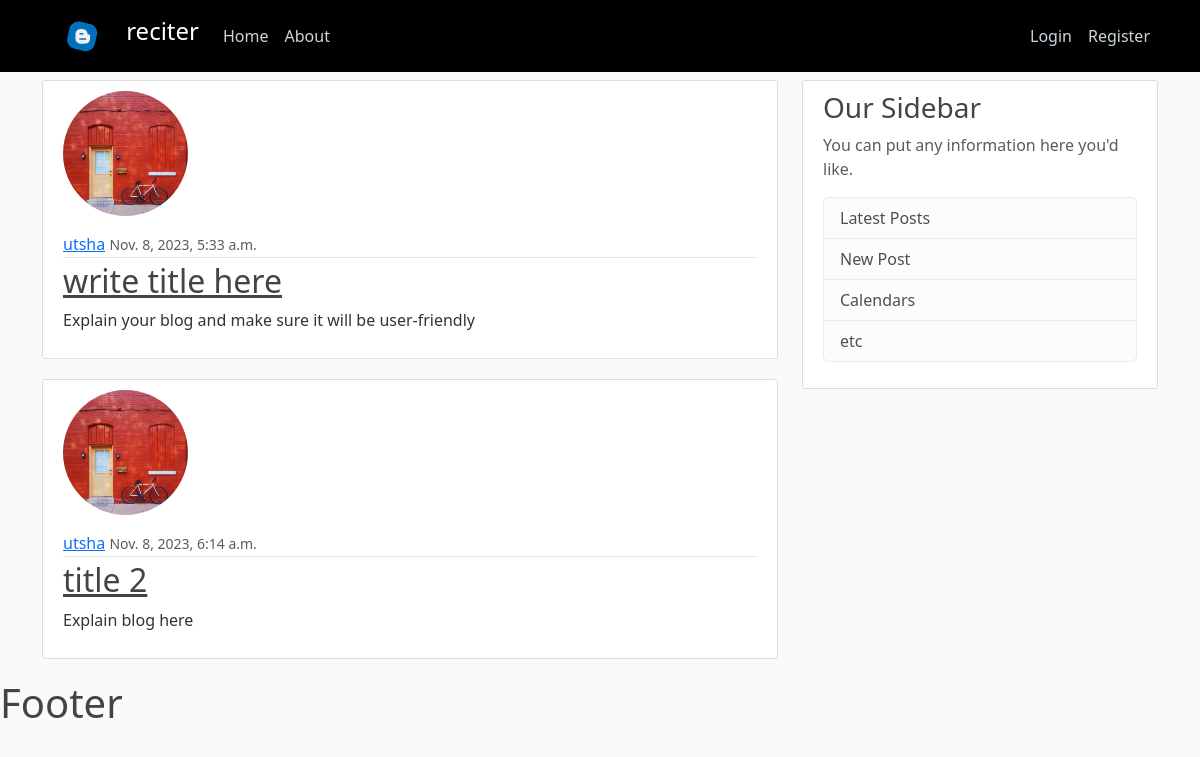
Page /yourblog/ on the committed database.
### blog/models.py (models this page shows, shortened)
class PostBlog(models.Model):
    creatorName = models.CharField(max_length=50)
    blogImage = models.ImageField(default="https://d2v9ipibika81v.cloudfront.net/uploads/sites/210/Profile-Icon.png", upload_to="blog_pics")
    title = models.CharField(max_length=200)
    description = models.TextField()
    category = models.CharField(max_length=50)
    publishDate = models.DateTimeField(default=timezone.now)
    author = models.ForeignKey(User, on_delete=models.CASCADE)

### users/models.py (models this page shows)
class Profile(models.Model):
    user = models.OneToOneField(User, on_delete=models.CASCADE)
    image = models.ImageField(default="https://d2v9ipibika81v.cloudfront.net/uploads/sites/210/Profile-Icon.png", upload_to="proifile_pics")

### blog/views.py (the view)
# urls.py: path('yourblog/', views.yourBlog, name="yourBlog"),
def yourBlog(request):
    postedBlog = PostBlog.objects.all()
    return render(request, 'blog/yourBlog.html', {"blogPost": postedBlog})

### blog/templates/blog/yourBlog.html (shortened to what this page needs)
{% extends "blog/base.html" %}
        {%block content%}
        {% for blog in blogPost%}
            {% if 'utsha' == 'utsha' %}
            <article class="media content-section">
                <img class="rounded-circle account-img" src="{{ blog.author.profile.image.url }}">
                <div class="media-body">
                  <div class="article-metadata">
                    <a class="mr-2" href="#">{{ blog.author }}</a>
                    <small class="text-muted">{{ blog.publishDate }}</small>
                  </div>
                  <h2><a class="article-title" href="{% url 'postDetails' blog.id %}">{{ blog.title }}</a></h2>
                  <p class="article-content">{{ blog.description|slice:'0:100' }}</p>
                </div>
            </article>
            {% endif %}
        {% endfor%}
{%endblock%}

### blog/static/blog/main.css (style rules this page uses)
body { background: #fafafa; color: #333333; margin-top: 5rem; }
h1, h2, h3, h4, h5, h6 { color: #444444; }
.content-section { background: #ffffff; padding: 10px 20px; border: 1px solid #dddddd; border-radius: 3px; margin-bottom: 20px; }
.article-title { color: #444444; }
.article-content { white-space: pre-line; }
.article-metadata { padding-bottom: 1px; margin-bottom: 4px; border-bottom: 1px solid #e3e3e3 }
.account-img { height: 125px; width: 125px; margin-right: 20px; margin-bottom: 16px; }

### rows in the picture
PostBlog: author.profile.image (picture), author "utsha", publishDate "Nov. 8, 2023, 5:33 a.m.", title "write title here", description "Explain your blog and make sure it will be user-friendly"
PostBlog: author.profile.image (picture), author "utsha", publishDate "Nov. 8, 2023, 6:14 a.m.", title "title 2", description "Explain blog here"
